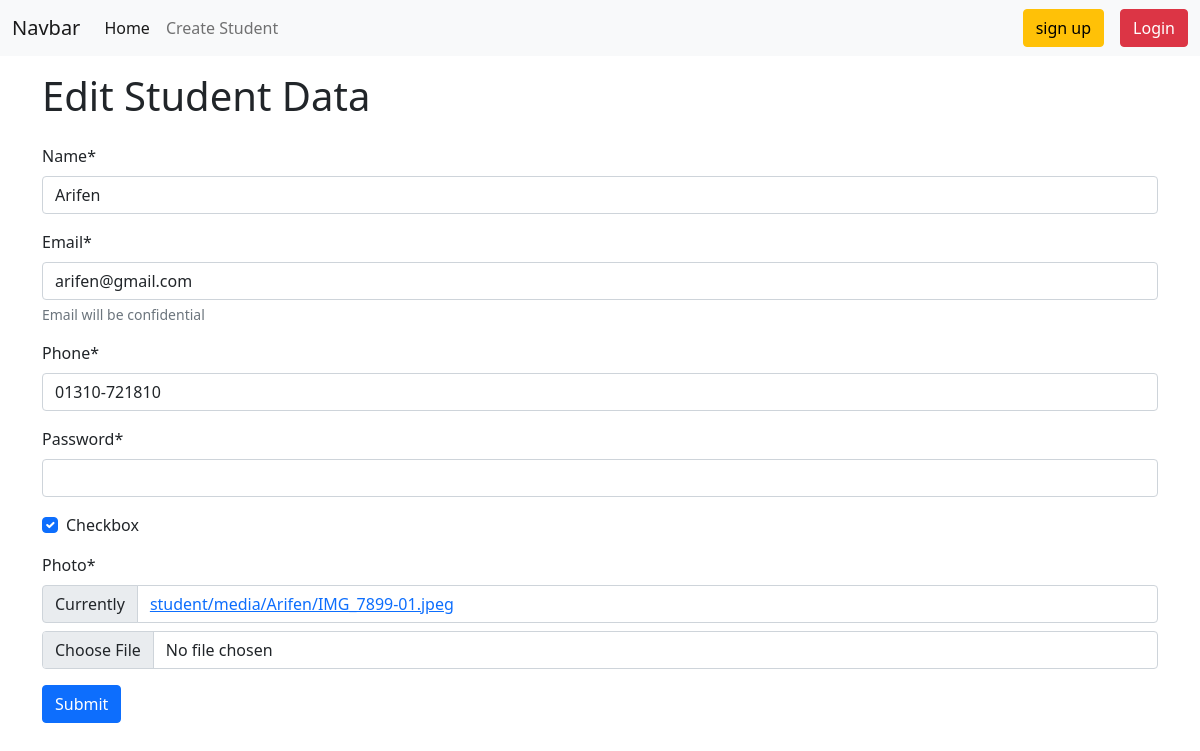
Screenshot of /edit/17 with the database file from the repository.
### student/models.py (models this page shows, shortened)
class Student(models.Model):
    name = models.CharField(max_length=200)
    email = models.EmailField()
    phone = models.CharField(max_length=50)
    password = models.CharField(max_length=150)
    checkbox = models.BooleanField()
    photo = models.ImageField(upload_to=student_directory_name,default=None,null=True)

### student/views.py (the view, shortened to what this page needs)
# urls.py: path('edit/<int:id>',views.updateStudentData.as_view(), name="update_student"), #class based view
class updateStudentData(UpdateView):
    form_class = forms.StudentForm
    model = models.Student
    template_name = 'student/create_student.html'
    success_url = reverse_lazy('home')
    pk_url_kwarg = 'id'
    def get_context_data(self, **kwargs):
        context = super(). get_context_data(**kwargs)
        context['edit'] = True
        return context

### student/forms.py
class StudentForm(forms.ModelForm):
    password = forms.CharField(widget=forms.PasswordInput())
    class Meta:
        model = models.Student
        fields = '__all__'
        labels = {
            'name': "Full name",
            'photo':"Upload your photo",
        },
        help_texts = {
            'email':"Email will be confidential",
        }

### student/templates/student/create_student.html (shortened to what this page needs)
{% extends "base.html" %}
{%load crispy_forms_tags %}
{% block content %}
{% if edit %}
<h1 class="py-3 container">Edit Student Data</h1>
{% else %}
<h1 class="py-3 container">Create New Student</h1>
{% endif %}
<form class="container" method="post" enctype="multipart/form-data" novalidate>
    {{form | crispy}}
    <button type="submit" class="btn btn-primary">Submit</button>
</form>
{% endblock %}

### rows the page displays
Student: name "Arifen", email "arifen@gmail.com", phone "01310-721810", checkbox "☑"
